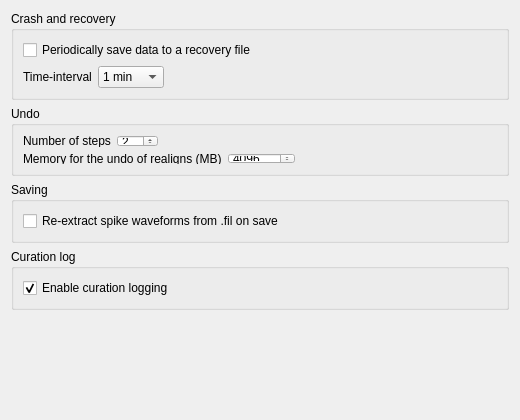
<?xml version="1.0" encoding="UTF-8"?>
<ui version="4.0">
 <class>PrefSessionLayout</class>
 <widget class="QWidget" name="PrefSessionLayout">
  <property name="geometry"><rect><x>0</x><y>0</y><width>520</width><height>420</height></rect></property>
  <property name="windowTitle"><string>Session</string></property>
  <layout class="QVBoxLayout" name="topLayout">
   <item>
<widget class="QGroupBox" name="groupBox1">
       <property name="sizePolicy">
        <sizepolicy hsizetype="Preferred" vsizetype="Fixed">
         <horstretch>0</horstretch>
         <verstretch>0</verstretch>
        </sizepolicy>
       </property>
       <property name="minimumSize">
        <size>
         <width>370</width>
         <height>0</height>
        </size>
       </property>
       <property name="maximumSize">
        <size>
         <width>32767</width>
         <height>120</height>
        </size>
       </property>
       <property name="title">
        <string>Crash and recovery</string>
       </property>
       <layout class="QGridLayout" name="gridLayout_4">
        <item row="0" column="0">
         <layout class="QHBoxLayout">
          <property name="margin">
           <number>0</number>
          </property>
          <item>
           <widget class="QCheckBox" name="crashRecoveryCheckBox">
            <property name="text">
             <string>Periodically save data to a recovery file</string>
            </property>
           </widget>
          </item>
          <item>
           <spacer name="spacer6">
            <property name="orientation">
             <enum>Qt::Horizontal</enum>
            </property>
            <property name="sizeType">
             <enum>QSizePolicy::Expanding</enum>
            </property>
            <property name="sizeHint" stdset="0">
             <size>
              <width>16</width>
              <height>20</height>
             </size>
            </property>
           </spacer>
          </item>
         </layout>
        </item>
        <item row="1" column="0">
         <layout class="QHBoxLayout">
          <property name="margin">
           <number>0</number>
          </property>
          <item>
           <widget class="QLabel" name="textLabel3">
            <property name="text">
             <string>Time-interval</string>
            </property>
            <property name="wordWrap">
             <bool>false</bool>
            </property>
           </widget>
          </item>
          <item>
           <widget class="QComboBox" name="crashRecoveryComboBox">
            <item>
             <property name="text">
              <string>1 min</string>
             </property>
            </item>
            <item>
             <property name="text">
              <string>3 min</string>
             </property>
            </item>
            <item>
             <property name="text">
              <string>5 min</string>
             </property>
            </item>
            <item>
             <property name="text">
              <string>15 min</string>
             </property>
            </item>
            <item>
             <property name="text">
              <string>30 min</string>
             </property>
            </item>
           </widget>
          </item>
          <item>
           <spacer name="spacer5">
            <property name="orientation">
             <enum>Qt::Horizontal</enum>
            </property>
            <property name="sizeType">
             <enum>QSizePolicy::Expanding</enum>
            </property>
            <property name="sizeHint" stdset="0">
             <size>
              <width>326</width>
              <height>20</height>
             </size>
            </property>
           </spacer>
          </item>
         </layout>
        </item>
       </layout>
      </widget>
   </item>
   <item>
<widget class="QGroupBox" name="groupBox2">
       <property name="sizePolicy">
        <sizepolicy hsizetype="Preferred" vsizetype="Fixed">
         <horstretch>0</horstretch>
         <verstretch>0</verstretch>
        </sizepolicy>
       </property>
       <property name="maximumSize">
        <size>
         <width>32767</width>
         <height>70</height>
        </size>
       </property>
       <property name="title">
        <string>Undo</string>
       </property>
       <layout class="QGridLayout" name="gridLayout_3">
        <item row="0" column="0">
         <layout class="QHBoxLayout">
          <property name="margin">
           <number>0</number>
          </property>
          <item>
           <widget class="QLabel" name="textLabel4">
            <property name="text">
             <string>Number of steps</string>
            </property>
            <property name="wordWrap">
             <bool>false</bool>
            </property>
           </widget>
          </item>
          <item>
           <widget class="QSpinBox" name="undoSpinBox">
            <property name="wrapping">
             <bool>true</bool>
            </property>
            <property name="maximum">
             <number>30</number>
            </property>
            <property name="value">
             <number>2</number>
            </property>
           </widget>
          </item>
          <item>
           <spacer name="spacer7">
            <property name="orientation">
             <enum>Qt::Horizontal</enum>
            </property>
            <property name="sizeType">
             <enum>QSizePolicy::Expanding</enum>
            </property>
            <property name="sizeHint" stdset="0">
             <size>
              <width>81</width>
              <height>20</height>
             </size>
            </property>
           </spacer>
          </item>
         </layout>
        </item>
        <item row="1" column="0">
         <layout class="QHBoxLayout" name="realignUndoMemoryLayout">
          <item>
           <widget class="QLabel" name="realignUndoMemoryLabel">
            <property name="text">
             <string>Memory for the undo of realigns (MB)</string>
            </property>
            <property name="buddy">
             <cstring>realignUndoMemorySpinBox</cstring>
            </property>
           </widget>
          </item>
          <item>
           <widget class="QSpinBox" name="realignUndoMemorySpinBox">
            <property name="toolTip">
             <string>A realign can be undone because the rows it rewrote are kept: for each spike of the cluster the old and the new waveform, time and features. This is what all kept realigns may take together. When they take more, the oldest realign steps are dropped (the edits of the same step stay undoable); a single realign or Align All larger than this cannot be undone. 0: realigns are not kept for undo.</string>
            </property>
            <property name="minimum">
             <number>0</number>
            </property>
            <property name="maximum">
             <number>262144</number>
            </property>
            <property name="singleStep">
             <number>512</number>
            </property>
            <property name="value">
             <number>4096</number>
            </property>
           </widget>
          </item>
          <item>
           <spacer name="realignUndoMemorySpacer">
            <property name="orientation">
             <enum>Qt::Horizontal</enum>
            </property>
            <property name="sizeHint" stdset="0">
             <size>
              <width>81</width>
              <height>20</height>
             </size>
            </property>
           </spacer>
          </item>
         </layout>
        </item>
       </layout>
      </widget>
   </item>
   <item>
    <widget class="QGroupBox" name="groupBox_saving">
     <property name="title">
      <string>Saving</string>
     </property>
     <layout class="QVBoxLayout" name="groupBox_savingLayout">
      <item>
       <widget class="QCheckBox" name="reextractSpikesOnSaveCheckBox">
        <property name="text">
         <string>Re-extract spike waveforms from .fil on save</string>
        </property>
        <property name="toolTip">
         <string>When saving, re-extract every spike waveform for the current group from the .fil at its current .res timestamp and rewrite the .spk, so the .spk stays consistent with the timestamps (e.g. after nudging / realigning). Applies the same spatial transform the feature space was built with, including a per-group custom difference pattern. Off by default; when on this rewrites the .spk on every save and costs one .fil pass over the group.</string>
        </property>
        <property name="checked">
         <bool>false</bool>
        </property>
       </widget>
      </item>
     </layout>
    </widget>
   </item>
   <item>
    <widget class="QGroupBox" name="groupBox_curationLog">
     <property name="title">
      <string>Curation log</string>
     </property>
     <layout class="QVBoxLayout" name="groupBox_curationLogLayout">
      <item>
       <widget class="QCheckBox" name="curationLoggingCheckBox">
        <property name="text">
         <string>Enable curation logging</string>
        </property>
        <property name="toolTip">
         <string>Record per-action curation snapshots to the .curation_log file. Each realign/nudge/group/split takes a full-dataset audit snapshot (computeAllCentroids); disabling this skips that work, removing its overhead during performance testing. The on-disk curation audit trail is not written while disabled. Undo/redo are unaffected. Default: on.</string>
        </property>
        <property name="checked">
         <bool>true</bool>
        </property>
       </widget>
      </item>
     </layout>
    </widget>
   </item>
   <item><spacer name="vSpacer"><property name="orientation"><enum>Qt::Vertical</enum></property><property name="sizeHint" stdset="0"><size><width>20</width><height>40</height></size></property></spacer></item>
  </layout>
 </widget>

 <resources/>
 <connections/>
</ui>
